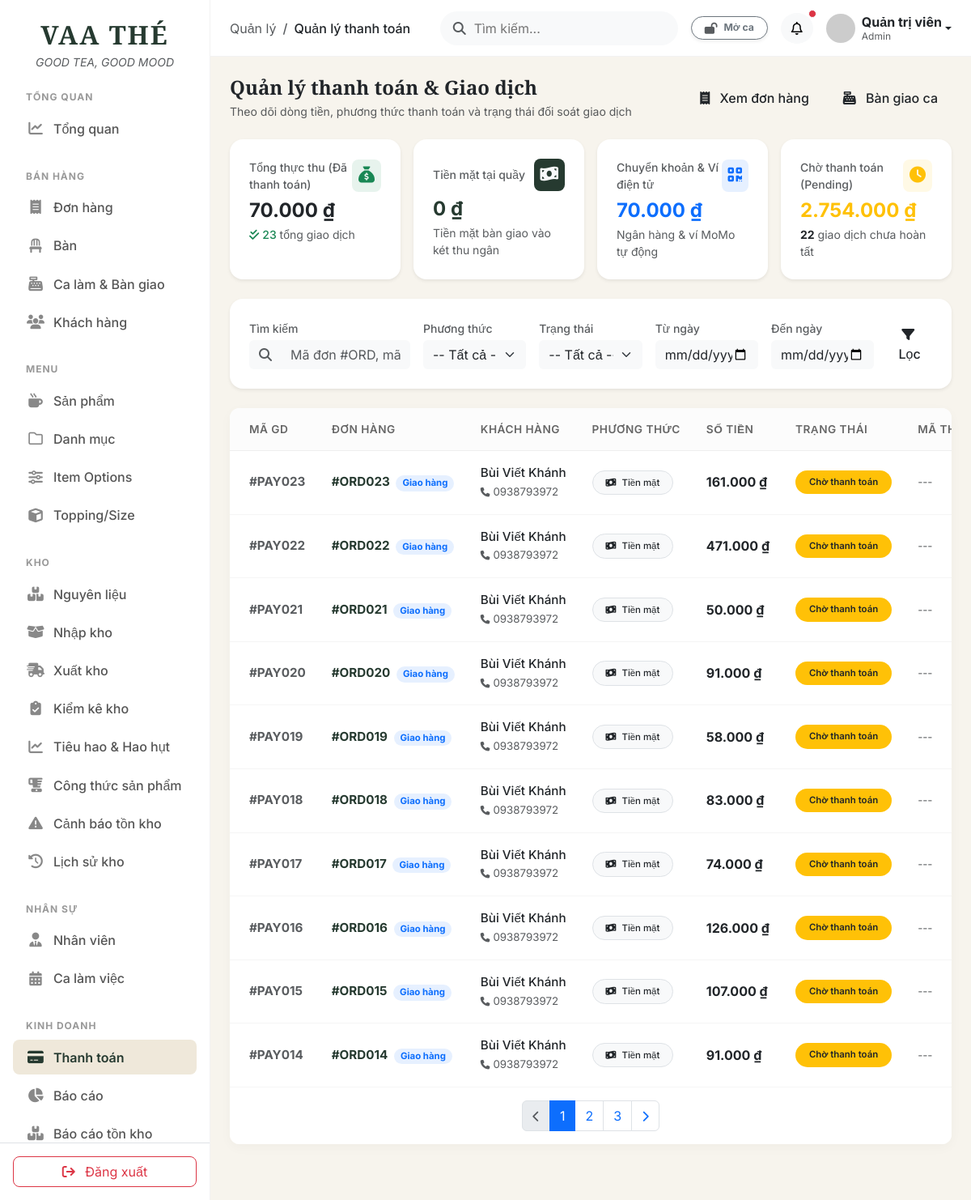
Before: /public/admin.php?route=payments (signed in) with the older database file.
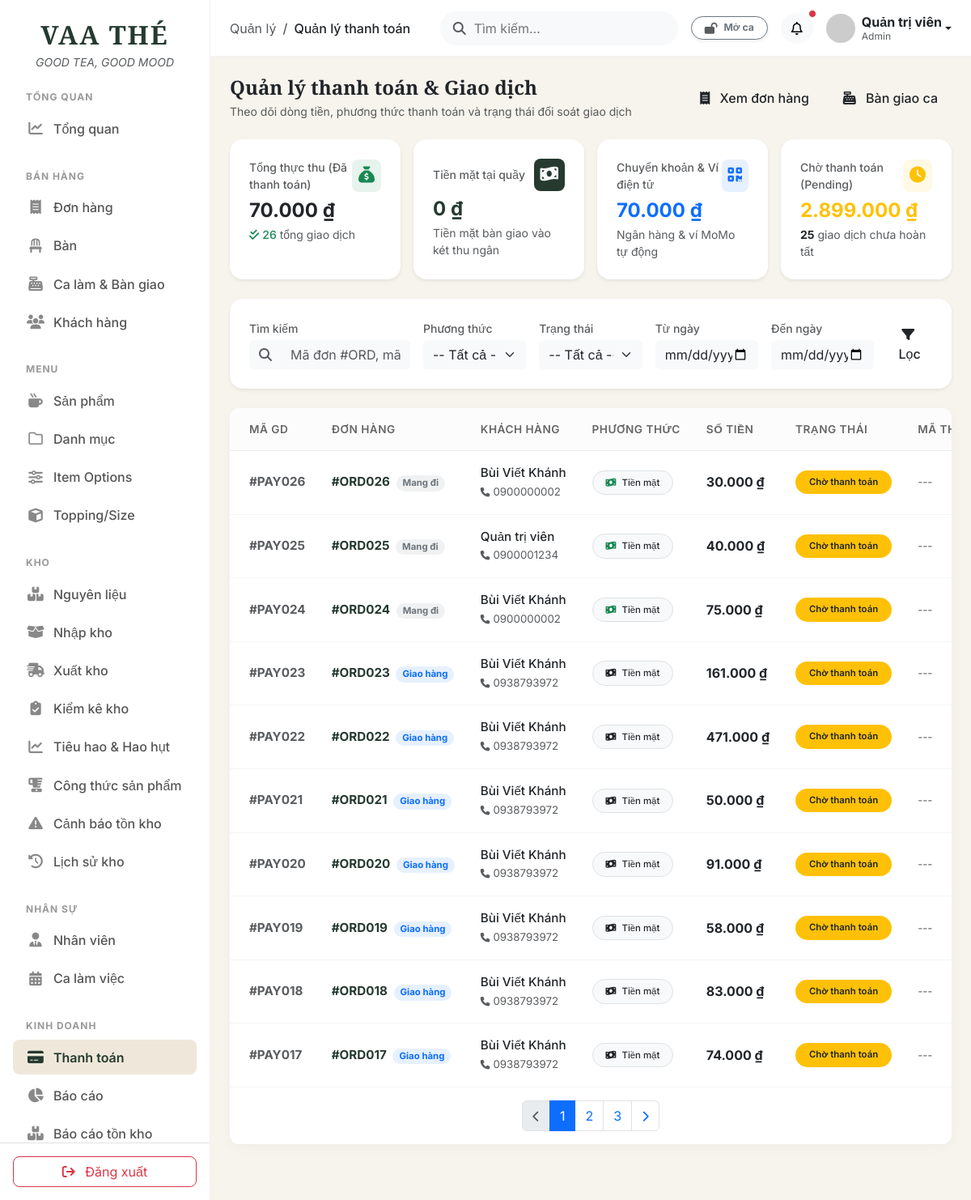
After: the same page with the newer database file.
### tables this page shows
CREATE TABLE `payments` (
  `id` int(10) unsigned NOT NULL AUTO_INCREMENT,
  `order_id` int(10) unsigned NOT NULL,
  `method` varchar(50) NOT NULL DEFAULT 'cash',
  `amount` decimal(12,2) NOT NULL DEFAULT 0.00,
  `status` enum('pending','paid','failed') NOT NULL DEFAULT 'pending',
  `transaction_code` varchar(100) DEFAULT NULL,
  `paid_at` datetime DEFAULT NULL,
  `created_at` timestamp NOT NULL DEFAULT current_timestamp(),
  PRIMARY KEY (`id`),
  KEY `fk_payments_order` (`order_id`),
  CONSTRAINT `fk_payments_order` FOREIGN KEY (`order_id`) REFERENCES `orders` (`id`) ON DELETE CASCADE ON UPDATE CASCADE
);

CREATE TABLE `orders` (
  `id` int(10) unsigned NOT NULL AUTO_INCREMENT,
  `customer_id` int(10) unsigned DEFAULT NULL,
  `user_id` int(10) unsigned DEFAULT NULL,
  `table_id` int(10) unsigned DEFAULT NULL,
  `shift_session_id` int(10) unsigned DEFAULT NULL,
  `total_amount` decimal(12,2) NOT NULL DEFAULT 0.00,
  `discount` decimal(12,2) NOT NULL DEFAULT 0.00,
  `final_amount` decimal(12,2) NOT NULL DEFAULT 0.00,
  `order_type` enum('delivery','takeaway','dine_in') NOT NULL DEFAULT 'takeaway',
  `status` enum('pending','confirmed','preparing','ready','completed','cancelled') NOT NULL DEFAULT 'pending',
  `note` text DEFAULT NULL,
  `created_at` timestamp NOT NULL DEFAULT current_timestamp(),
  `updated_at` timestamp NOT NULL DEFAULT current_timestamp() ON UPDATE current_timestamp(),
  PRIMARY KEY (`id`),
  KEY `fk_orders_user` (`user_id`),
  KEY `fk_orders_table` (`table_id`),
  KEY `idx_orders_customer` (`customer_id`),
  KEY `idx_orders_status` (`status`),
  KEY `idx_orders_created_at` (`created_at`),
  KEY `idx_shift_session` (`shift_session_id`),
  CONSTRAINT `fk_orders_customer` FOREIGN KEY (`customer_id`) REFERENCES `customers` (`id`) ON DELETE SET NULL ON UPDATE CASCADE,
  CONSTRAINT `fk_orders_table` FOREIGN KEY (`table_id`) REFERENCES `tables` (`id`) ON DELETE SET NULL ON UPDATE CASCADE,
  CONSTRAINT `fk_orders_user` FOREIGN KEY (`user_id`) REFERENCES `users` (`id`) ON DELETE SET NULL ON UPDATE CASCADE
);

### app/controllers/Admin/PaymentController.php (called while the page is built, shortened)
<?php
require_once __DIR__ . '/../../models/Payment.php';
class PaymentController {
    public function index() {
        $paymentModel = new Payment();
        $page = isset($_GET['page']) ? max(1, (int)$_GET['page']) : 1;
        $limit = 10;
        $filters = [];
        $stats = $paymentModel->getStats($filters);
        $paginatedData = $paymentModel->getPaginated($page, $limit, $filters);
        $payments = $paginatedData['data'];
        $totalPages = $paginatedData['total_pages'];
        $currentPage = $paginatedData['current_page'];
        require_once __DIR__ . '/../../views/admin/payments/index.php';
        require_once __DIR__ . '/../../views/layouts/admin.php';
    }
}

### app/models/Payment.php (called while the page is built, shortened)
<?php
require_once __DIR__ . '/../config/database.php';
class Payment {
    private $conn;
    public function __construct() {
        global $conn;
        $this->conn = $conn;
    }
    public function getPaginated($page = 1, $limit = 10, $filters = []) {
        $offset = ($page - 1) * $limit;
        $conditions = [];
        $params = [];
        $types = "";
        $whereClause = !empty($conditions) ? "WHERE " . implode(" AND ", $conditions) : "";
        $countSql = "SELECT COUNT(*) as total FROM payments p
                     LEFT JOIN orders o ON p.order_id = o.id
                     LEFT JOIN customers c ON o.customer_id = c.id
                     LEFT JOIN users u ON o.user_id = u.id
                     $whereClause";
        if (!empty($params)) {
            $stmtCount = $this->conn->prepare($countSql);
            $stmtCount->bind_param($types, ...$params);
            $stmtCount->execute();
            $total = $stmtCount->get_result()->fetch_assoc()['total'] ?? 0;
        } else {
            $total = $this->conn->query($countSql)->fetch_assoc()['total'] ?? 0;
        }
        $sql = "SELECT p.*,
                       o.order_type,
                       o.status as order_status,
                       o.final_amount as order_final_amount,
                       COALESCE(c.full_name, u.full_name, 'Khách vãng lai') as customer_name,
                       COALESCE(c.phone, u.phone, '') as customer_phone
                FROM payments p
                LEFT JOIN orders o ON p.order_id = o.id
                LEFT JOIN customers c ON o.customer_id = c.id
                LEFT JOIN users u ON o.user_id = u.id
                $whereClause
                ORDER BY p.id DESC
                LIMIT ? OFFSET ?";
        $pTypes = $types . "ii";
        $pParams = array_merge($params, [$limit, $offset]);
        $stmt = $this->conn->prepare($sql);
        $stmt->bind_param($pTypes, ...$pParams);
        $stmt->execute();
        $data = $stmt->get_result()->fetch_all(MYSQLI_ASSOC);
        $totalPages = ceil($total / $limit);
        return [
            'data' => $data,
            'total' => $total,
            'total_pages' => $totalPages,
            'current_page' => $page
        ];
    }
    public function getStats($filters = []) {
        $conditions = [];
        $whereClause = !empty($conditions) ? "WHERE " . implode(" AND ", $conditions) : "";
        $sql = "SELECT
                    COUNT(p.id) as total_transactions,
                    COALESCE(SUM(CASE WHEN p.status = 'paid' THEN p.amount ELSE 0 END), 0) as total_paid_amount,
                    COALESCE(SUM(CASE WHEN p.status = 'paid' AND LOWER(p.method) IN ('cash', 'tiền mặt') THEN p.amount ELSE 0 END), 0) as cash_paid_amount,
                    COALESCE(SUM(CASE WHEN p.status = 'paid' AND LOWER(p.method) NOT IN ('cash', 'tiền mặt') THEN p.amount ELSE 0 END), 0) as online_paid_amount,
                    COALESCE(SUM(CASE WHEN p.status = 'pending' THEN 1 ELSE 0 END), 0) as pending_count,
                    COALESCE(SUM(CASE WHEN p.status = 'pending' THEN p.amount ELSE 0 END), 0) as pending_amount,
                    COALESCE(SUM(CASE WHEN p.status = 'failed' THEN 1 ELSE 0 END), 0) as failed_count
                FROM payments p
                $whereClause";
        return $this->conn->query($sql)->fetch_assoc();
    }
}

### app/helpers.php (called while the page is built, shortened)
<?php
if (!function_exists('format_payment_method')) {
    function format_payment_method($method) {
        $map = [
            'cash'          => 'Tiền mặt',
            'bank_transfer' => 'Chuyển khoản',
            'bank'          => 'Chuyển khoản',
            'momo'          => 'Ví MoMo',
        ];
        $key = strtolower(trim($method ?? ''));
        return $map[$key] ?? ($method ?: 'Tiền mặt');
    }
}

### app/views/admin/payments/index.php (the view, shortened to what the changed rows need)
<div class="row g-3 mb-4">
    <div class="col-12 col-sm-6 col-xl-3">
        <div class="card border-0 shadow-sm rounded-4 h-100">
            <div class="card-body p-4">
                <div class="text-muted small">
                    <span class="text-success fw-medium"><i class="fa-solid fa-check-double me-1"></i><?= number_format($stats['total_transactions']) ?></span> tổng giao dịch
                </div>
            </div>
        </div>
    </div>
    <div class="col-12 col-sm-6 col-xl-3">
        <div class="card border-0 shadow-sm rounded-4 h-100">
            <div class="card-body p-4">
                <div class="d-flex justify-content-between align-items-center mb-2">
                    <span class="text-muted small fw-medium">Chờ thanh toán (Pending)</span>
                    <div class="rounded-3 bg-warning bg-opacity-10 text-warning p-2">
                    </div>
                </div>
                <h4 class="fw-bold text-warning mb-1"><?= number_format($stats['pending_amount'], 0, ',', '.') ?> ₫</h4>
                <div class="text-muted small">
                    <span class="fw-bold text-dark"><?= (int)$stats['pending_count'] ?></span> giao dịch chưa hoàn tất
                </div>
            </div>
        </div>
    </div>
</div>
<div class="admin-table-card">
    <div class="table-responsive">
        <table class="table mb-0 text-nowrap align-middle">
            <thead class="table-light">
                <tr>
                    <th class="ps-4">Mã GD</th>
                    <th>Đơn hàng</th>
                    <th>Khách hàng</th>
                    <th>Phương thức</th>
                    <th>Số tiền</th>
                    <th>Trạng thái</th>
                    <th>Mã tham chiếu</th>
                </tr>
            </thead>
            <tbody>
                <?php if (empty($payments)): ?>
                    <tr>
                        <td colspan="9" class="text-center py-5 text-muted">
                            <i class="fa-solid fa-receipt fs-1 d-block mb-3 opacity-25"></i>
                            Không tìm thấy giao dịch thanh toán nào phù hợp.
                        </td>
                    </tr>
                <?php else: ?>
                    <?php foreach ($payments as $p): ?>
                    <tr>
                        <td class="ps-4 fw-bold text-muted">
                            #PAY<?= str_pad($p['id'], 3, '0', STR_PAD_LEFT) ?>
                        </td>
                        <td>
                            <a href="admin.php?route=orders&action=show&id=<?= $p['order_id'] ?>" class="fw-bold text-forest text-decoration-none">
                                #ORD<?= str_pad($p['order_id'], 3, '0', STR_PAD_LEFT) ?>
                            </a>
                            <?php
                            $typeBadge = '';
                            $typeText = '';
                            switch($p['order_type']) {
                                case 'delivery': $typeBadge = 'bg-primary bg-opacity-10 text-primary'; $typeText = 'Giao hàng'; break;
                                default: $typeBadge = 'bg-secondary bg-opacity-10 text-secondary'; $typeText = 'Mang đi';
                            }
                            ?>
                            <span class="badge <?= $typeBadge ?> rounded-pill ms-1 px-2 small"><?= $typeText ?></span>
                        </td>
                        <td>
                            <span class="fw-medium text-dark d-block"><?= htmlspecialchars($p['customer_name']) ?></span>
                            <?php if (!empty($p['customer_phone'])): ?>
                                <small class="text-muted"><i class="fa-solid fa-phone me-1 small"></i><?= htmlspecialchars($p['customer_phone']) ?></small>
                            <?php endif; ?>
                        </td>
                        <td>
                            <?php
                            $mKey = strtolower($p['method'] ?? '');
                            $mIcon = 'fa-money-bill-wave';
                            $mClass = 'border bg-light text-dark';
                            if ($mKey === 'cash' || $mKey === 'tiền mặt') {
                                $mIcon = 'fa-money-bill-wave text-success';
                            } elseif ($mKey === 'bank_transfer' || $mKey === 'chuyển khoản' || $mKey === 'bank') {
                                $mIcon = 'fa-building-columns text-primary';
                            } elseif ($mKey === 'momo' || $mKey === 'ví momo') {
                                $mIcon = 'fa-wallet text-danger';
                            }
                            ?>
                            <span class="badge <?= $mClass ?> px-3 py-2 fw-medium rounded-pill">
                                <i class="fa-solid <?= $mIcon ?> me-1"></i>
                                <?= function_exists('format_payment_method') ? format_payment_method($p['method']) : ($p['method'] ?: 'Tiền mặt') ?>
                            </span>
                        </td>
                        <td>
                            <span class="fw-bold fs-6 text-dark"><?= number_format($p['amount'], 0, ',', '.') ?> ₫</span>
                        </td>
                        <td>
                            <?php
                            $statusBadge = 'bg-secondary';
                            $statusTitle = $p['status'];
                            switch($p['status']) {
                                case 'pending':
                                    $statusBadge = 'bg-warning bg-opacity-15 text-dark border border-warning border-opacity-25';
                                    $statusTitle = 'Chờ thanh toán';
                                    break;
                            }
                            ?>
                            <span class="badge <?= $statusBadge ?> rounded-pill px-3 py-2 fw-semibold">
                                <?= $statusTitle ?>
                            </span>
                        </td>
                        <td>
                            <?php if (!empty($p['transaction_code'])): ?>
                                <code class="text-dark bg-light px-2 py-1 rounded small"><?= htmlspecialchars($p['transaction_code']) ?></code>
                            <?php else: ?>
                                <span class="text-muted small">---</span>
                            <?php endif; ?>
                        </td>
                    </tr>
                    <?php endforeach; ?>
                <?php endif; ?>
            </tbody>
        </table>
    </div>
    <?php if ($totalPages > 1): ?>
    <div class="card-footer bg-white border-0 py-3">
        <nav aria-label="Payments pagination">
            <ul class="pagination justify-content-center mb-0">
                <?php
                $queryParams = $_GET;
                unset($queryParams['page']);
                $baseQuery = http_build_query($queryParams);
                $queryPrefix = $baseQuery ? 'admin.php?' . $baseQuery . '&page=' : 'admin.php?route=payments&page=';
                ?>
                <?php for ($i = 1; $i <= $totalPages; $i++): ?>
                    <li class="page-item <?= ($i === $currentPage) ? 'active' : '' ?>">
                        <a class="page-link shadow-none" href="<?= $queryPrefix . $i ?>"><?= $i ?></a>
                    </li>
                <?php endfor; ?>
            </ul>
        </nav>
    </div>
    <?php endif; ?>
</div>

Changed rows visible on the page:
no longer on this page (row unchanged): payments: id "016", order "016", order.order_type "Giao hàng", customer_name "Bùi Viết Khánh", customer_phone "0938793972", method "Tiền mặt", amount "126.000", status "Chờ thanh toán"
no longer on this page (row unchanged): payments: id "015", order "015", order.order_type "Giao hàng", customer_name "Bùi Viết Khánh", customer_phone "0938793972", method "Tiền mặt", amount "107.000", status "Chờ thanh toán"
no longer on this page (row unchanged): payments: id "014", order "014", order.order_type "Giao hàng", customer_name "Bùi Viết Khánh", customer_phone "0938793972", method "Tiền mặt", amount "91.000", status "Chờ thanh toán"
added payments: id "026", order "026", order.order_type "Mang đi", customer_name "Bùi Viết Khánh", customer_phone "0900000002", method "Tiền mặt", amount "30.000", status "Chờ thanh toán"
added payments: id "025", order "025", order.order_type "Mang đi", customer_name "Quản trị viên", customer_phone "0900001234", method "Tiền mặt", amount "40.000", status "Chờ thanh toán"
added payments: id "024", order "024", order.order_type "Mang đi", customer_name "Bùi Viết Khánh", customer_phone "0900000002", method "Tiền mặt", amount "75.000", status "Chờ thanh toán"
Other visible differences:
$stats['total_transactions']: "23" → "26"
$stats['pending_amount']: "2.754.000" → "2.899.000"
$stats['pending_count']: "22" → "25"
